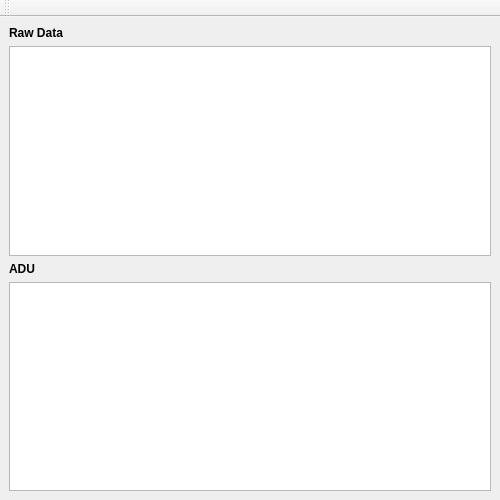
<?xml version="1.0" encoding="UTF-8"?>
<ui version="4.0">
 <class>BusMonitor</class>
 <widget class="QMainWindow" name="BusMonitor">
  <property name="windowModality">
   <enum>Qt::NonModal</enum>
  </property>
  <property name="geometry">
   <rect>
    <x>0</x>
    <y>0</y>
    <width>500</width>
    <height>500</height>
   </rect>
  </property>
  <property name="minimumSize">
   <size>
    <width>450</width>
    <height>500</height>
   </size>
  </property>
  <property name="maximumSize">
   <size>
    <width>500</width>
    <height>580</height>
   </size>
  </property>
  <property name="windowTitle">
   <string>Bus Monitor</string>
  </property>
  <property name="windowIcon">
   <iconset>
    <normaloff>:/img/view-16.png</normaloff>:/img/view-16.png</iconset>
  </property>
  <widget class="QWidget" name="centralwidget">
   <property name="minimumSize">
    <size>
     <width>450</width>
     <height>400</height>
    </size>
   </property>
   <property name="maximumSize">
    <size>
     <width>16777215</width>
     <height>16777215</height>
    </size>
   </property>
   <layout class="QVBoxLayout" name="verticalLayout">
    <item>
     <widget class="QLabel" name="lblRawData">
      <property name="font">
       <font>
        <weight>75</weight>
        <bold>true</bold>
       </font>
      </property>
      <property name="layoutDirection">
       <enum>Qt::LeftToRight</enum>
      </property>
      <property name="text">
       <string>Raw Data</string>
      </property>
     </widget>
    </item>
    <item>
     <widget class="QListView" name="lstRawData">
      <property name="minimumSize">
       <size>
        <width>0</width>
        <height>0</height>
       </size>
      </property>
      <property name="font">
       <font>
        <pointsize>8</pointsize>
       </font>
      </property>
      <property name="editTriggers">
       <set>QAbstractItemView::NoEditTriggers</set>
      </property>
      <property name="alternatingRowColors">
       <bool>true</bool>
      </property>
      <property name="selectionMode">
       <enum>QAbstractItemView::SingleSelection</enum>
      </property>
      <property name="selectionBehavior">
       <enum>QAbstractItemView::SelectRows</enum>
      </property>
      <property name="selectionRectVisible">
       <bool>false</bool>
      </property>
     </widget>
    </item>
    <item>
     <widget class="QLabel" name="lblPDU">
      <property name="font">
       <font>
        <weight>75</weight>
        <bold>true</bold>
       </font>
      </property>
      <property name="text">
       <string>ADU</string>
      </property>
     </widget>
    </item>
    <item>
     <widget class="QPlainTextEdit" name="txtPDU">
      <property name="readOnly">
       <bool>true</bool>
      </property>
     </widget>
    </item>
   </layout>
  </widget>
  <widget class="QToolBar" name="toolBar">
   <property name="windowTitle">
    <string>toolBar</string>
   </property>
   <attribute name="toolBarArea">
    <enum>TopToolBarArea</enum>
   </attribute>
   <attribute name="toolBarBreak">
    <bool>false</bool>
   </attribute>
  </widget>
  <action name="actionClear">
   <property name="icon">
    <iconset resource="icons/pyModSlaveQt.qrc">
     <normaloff>:/img/edit-clear-16.png</normaloff>:/img/edit-clear-16.png</iconset>
   </property>
   <property name="text">
    <string>Clear</string>
   </property>
   <property name="toolTip">
    <string>Clear</string>
   </property>
   <property name="iconVisibleInMenu">
    <bool>true</bool>
   </property>
  </action>
  <action name="actionExit">
   <property name="icon">
    <iconset resource="icons/pyModSlaveQt.qrc">
     <normaloff>:/img/Close-16.png</normaloff>:/img/Close-16.png</iconset>
   </property>
   <property name="text">
    <string>Exit</string>
   </property>
   <property name="toolTip">
    <string>Exit</string>
   </property>
  </action>
  <action name="actionSave">
   <property name="icon">
    <iconset resource="icons/pyModSlaveQt.qrc">
     <normaloff>:/img/save-16.png</normaloff>:/img/save-16.png</iconset>
   </property>
   <property name="text">
    <string>Save</string>
   </property>
   <property name="toolTip">
    <string>Save</string>
   </property>
  </action>
 </widget>
 <resources>
  <include location="icons/pyModSlaveQt.qrc"/>
 </resources>
 <connections/>
</ui>
